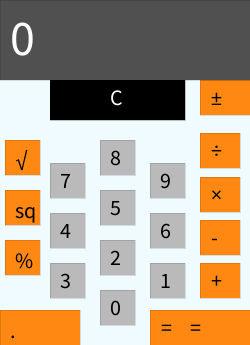
Frame 1 (no input)
Frame 60 (the mouse pressed at the canvas centre just before this capture): identical to frame 1, image omitted
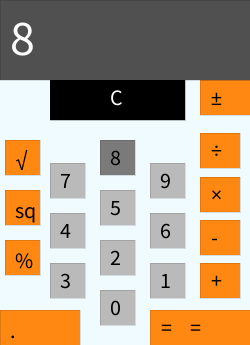
Frame 120 (the mouse held since frame 60 and released just before this capture)

The Processing sketch that drew these frames (run headless with seeded random() and noise(); from frame 60 on, the mouse is pressed at the canvas centre):

// Processing sketch: calculator
// ── calculator.pde
// Calculator by Joanna Soh
// There is an error with my special buttons

CalcButton[] numButtons = new CalcButton[10];
CalcButton[] opButtons = new CalcButton[7];
CalcButton[] spButtons = new CalcButton[4];

String displayValue = "0";
String valueToCompute = "";
String valueToCompute2 = "";
float valueToComputeI = 0;
float valueToComputeI2 = 0;
float result = 0;
char opValue = ' ';

boolean firstNum;

void setup() {
  size(250, 345);
  background(240, 251, 255);
  noFill();
  strokeWeight(0);
  stroke(200);

  numButtons[0] = new CalcButton(100, 290, 35, 35).asNumber(0);
  numButtons[1] = new CalcButton(150, 263, 35, 35).asNumber(1);
  numButtons[2] = new CalcButton(100, 240, 35, 35).asNumber(2);
  numButtons[3] = new CalcButton(50, 263, 35, 35).asNumber(3);
  numButtons[4] = new CalcButton(50, 213, 35, 35).asNumber(4);
  numButtons[5] = new CalcButton(100, 190, 35, 35).asNumber(5);
  numButtons[6] = new CalcButton(150, 213, 35, 35).asNumber(6);
  numButtons[7] = new CalcButton(50, 163, 35, 35).asNumber(7);
  numButtons[8] = new CalcButton(100, 140, 35, 35).asNumber(8);
  numButtons[9] = new CalcButton(150, 163, 35, 35).asNumber(9);


  opButtons[0] = new CalcButton(200, 263, 40, 35).asOperator("+");
  opButtons[1] = new CalcButton(150, 310, 100, 40).asOperator("=");
  opButtons[2] = new CalcButton(50, 80, 135, 40).asOperator("C");
  opButtons[3] = new CalcButton(200, 177, 40, 35).asOperator("×");
  opButtons[4] = new CalcButton(200, 133, 40, 35).asOperator("÷");
  opButtons[5] = new CalcButton(200, 220, 40, 35).asOperator("-");
  opButtons[6] = new CalcButton(200, 80, 60, 35).asOperator("±");

  spButtons[0] = new CalcButton(0, 310, 80, 40).asSpecial(".");
  spButtons[1] = new CalcButton(5, 190, 35, 35).asSpecial("sq");
  spButtons[2] = new CalcButton(5, 140, 35, 35).asSpecial("√");
  spButtons[3] = new CalcButton(5, 240, 35, 35).asSpecial("%");


  firstNum = true;
}

void draw() {
  background(240, 251, 255);
  for (int i=0; i<numButtons.length; i++) {
    numButtons[i].display();
    numButtons[i].click(mouseX, mouseY);
  }
  for (int i=0; i<opButtons.length; i++) {
    opButtons[i].display();
    opButtons[i].click(mouseX, mouseY);
  }
  for (int i=0; i<spButtons.length; i++) {
    spButtons[i].display();
    spButtons[i].click(mouseX, mouseY);
  }
  updateDisplay();
}

void mousePressed() {
  for (int i=0; i<numButtons.length; i++) {
    numButtons[i].click(mouseX, mouseY);
    if (numButtons[i].overBox) {
      if (firstNum) {
        valueToCompute += int(numButtons[i].numVal);
        displayValue = valueToCompute;
      } else {
        valueToCompute2 += int(numButtons[i].numVal);
        displayValue = valueToCompute2;
      }
    }
  }
  for (int i=0; i<opButtons.length; i++) {
    opButtons[i].click(mouseX, mouseY);
    if (opButtons[i].overBox) {
      if (opButtons[i].opVal == "C") {
        displayValue = "0";
        opValue = 'C';
        valueToCompute = "";
        valueToCompute2 = "";
        valueToComputeI = 0;
        valueToComputeI = 0;
        result = 0;
        firstNum = true;
      } else if (opButtons[i].opVal == "=") {
        // Perform calculation
        firstNum = true;
        performCalc();
      } else if (opButtons[i].opVal == "+") {
        if (result != 0) {
          opValue = '+'; 
          valueToCompute2 = "";
          firstNum = false;
        } else {
          opValue = '+'; 
          firstNum = false;
        }
      } else if (opButtons[i].opVal == "-") {
        if (result != 0) {
          opValue = '-'; 
          valueToCompute2 = "";
          firstNum = false;
        } else {
          opValue = '-'; 
          firstNum = false;
        }
      } else if (opButtons[i].opVal == "÷") {
        if (result != 0) {
          opValue = '/'; 
          valueToCompute2 = "";
          firstNum = false;
        } else {
          opValue = '/'; 
          firstNum = false;
        }
      } else if (opButtons[i].opVal == "×") {
        if (result != 0) {
          opValue = '*'; 
          valueToCompute2 = "";
          firstNum = false;
        } else {
          opValue = '*'; 
          firstNum = false;
        }
      } else if (opButtons[i].opVal == "±") {
        opValue = 'n';
        performCalc();
      }
    }
  }
  //for (int i=0; i<spButtons.length; i++) {
  //  spButtons[i].click(mouseX, mouseY);
  //  if (spButtons[i].overBox) {
  //    if (spButtons[i].spVal ==".") {
  //      if (spButtons[i].overBox && firstNum == true) {
  //        valueToCompute += spButtons[i].spVal;
  //        displayValue = valueToCompute;
  //      } else if (spButtons[i].overBox && firstNum == false) {
  //        valueToCompute2 += spButtons[i].spVal;
  //        displayValue = valueToCompute2;
  //      }
  //    }
  //  } else if (spButtons[i].spVal == "%") {
  //    if (result != 0) {
  //      opValue = 'p'; 
  //      valueToCompute2 = "";
  //      firstNum = false;
  //      performCalc();
  //    } else {
  //      opValue = 'p'; 
  //      firstNum = false;
  //      performCalc();
  //    }
  //  } else if (spButtons[i].spVal == "sq") {
  //    if (result != 0) {
  //      opValue = 's'; 
  //      valueToCompute2 = "";
  //      firstNum = false;
  //      performCalc();
  //    } else {
  //      opValue = 's'; 
  //      firstNum = false;
  //      performCalc();
  //    }
  //  } else if (spButtons[i].spVal == "√") {
  //    if (result != 0) {
  //      opValue = 'r'; 
  //      valueToCompute2 = "";
  //      firstNum = false;
  //      performCalc();
  //    } else {
  //      opValue = 'r'; 
  //      firstNum = false;
  //      performCalc();
  //    }
  //  }
  //}
}
void performCalc() {
  // set string values to integers
  valueToComputeI = float(valueToCompute);
  valueToComputeI2 = float(valueToCompute2);

  // perform calculation based on the appropriate operator
  if (opValue == '+') {
    result = valueToComputeI + valueToComputeI2;
    displayValue = str(result);
  } else if (opValue == '-') {
    result = valueToComputeI - valueToComputeI2;
    displayValue = str(result);
  } else if (opValue == '*') {
    result = valueToComputeI * valueToComputeI2;
    displayValue = str(result);
  } else if (opValue == '/') {
    result = valueToComputeI / valueToComputeI2;
    displayValue = str(result);
  } else if (opValue == 'n') {
    if (firstNum) {
      valueToComputeI = valueToComputeI*-1;
      displayValue = str(valueToComputeI);
    } else {
      valueToComputeI2 = valueToComputeI2*-1;
      displayValue = str(valueToComputeI);
    }
  } else if (opValue == 's') {
    if (firstNum) {
      valueToComputeI = sq(valueToComputeI);
      displayValue = str(valueToComputeI);
    } else {
      valueToComputeI2 = sq(valueToComputeI2);
      displayValue = str(valueToComputeI);
    }
  } else if (opValue == 'r') {
    if (firstNum) {
      valueToComputeI = sqrt(valueToComputeI);
      displayValue = str(valueToComputeI);
    } else {
      valueToComputeI2 = sqrt(valueToComputeI2);
      displayValue = str(valueToComputeI);
    }
  } else if (opValue == 's') {
    if (firstNum) {
      valueToComputeI = sq(valueToComputeI);
      displayValue = str(valueToComputeI);
    } else {
      valueToComputeI2 = sq(valueToComputeI2);
      displayValue = str(valueToComputeI);
    }
  } else if (opValue == 'p') {
    if (firstNum) {
      valueToComputeI = valueToComputeI*0.010000000;
      displayValue = str(valueToComputeI);
    } else {
      valueToComputeI2 = valueToComputeI2*0.010000000;
      displayValue = str(valueToComputeI);
    }
  } 
  // let = work multiple times
  //if (firstNum) {
  //  valueToCompute = displayValue;
  //} else {
  //  valueToCompute = displayValue;
  //  valueToCompute2 = "";
  //}
}

void updateDisplay() {
  fill(80, 80, 80);
  rect(0, 0, 310, 80);
  fill(255);
  textSize(50);
  text(displayValue, 10, 55);
}
// ── CalcButton.pde
class CalcButton {
  // Class variables
  boolean isNum, isSp, overBox;
  float numVal, x, y;
  String opVal, spVal;
  int bSize, w, h;

  CalcButton(float x, float y, int tempW, int tempH) {
    this.x = x;
    this.y = y;
    w = tempW;
    h = tempH;
  }

  //Constructor for numbers
  CalcButton asNumber(float tempNumVal) {
    isNum = true;
    numVal = tempNumVal;
    return this;
  }

  //Constructor for operators
  CalcButton asOperator(String tempOpVal ) {
    opVal = tempOpVal;
    return this;
  }
  //Constructor for special buttons
  CalcButton asSpecial(String buttonValue) {
    isSp = true;
    spVal = buttonValue;
    return this;
  }
  //Draw the button on the canvas
  void display() {
    if (isNum) {
      // Rollover effect
      if (overBox) {
        fill(122);
      } else {
        fill(186);
      }
      stroke(0);
      rect(x, y, w, h);
      fill(0);
      textSize(22);
      text(int(numVal), x+10, y+25);
    } else if ( isSp) {
      if (overBox) {
        fill(170,88,10);
      } else {
        fill(255, 136, 18);
      } 
      
      stroke(0);
      rect(x, y, w, h);
      fill(0);
      textSize(22);
      text(spVal, x+10, y+28);
    } else {
      if (overBox) {
        fill(170,88,10);
      } else {
        fill(255, 136, 18);
      }
      rect(x, y, w, h);
      if (w>90) {
        fill(0);
        textSize(22);
        text(opVal, x+40, y+25);
      } if (x<=50) {
        
        fill(0);
        rect(x, y, w, h);
        if (overBox) {
        fill(128);
      } else {
        fill(255);
      }
        textSize(22);
        text(opVal, x+60, y+25);
      }else {
        fill(0);
        textSize(22);
        text(opVal, x+11, y+25);
      }
    }
  }
  void click(int xpos, int ypos) {
    overBox = xpos>x && xpos<x+w && ypos>y && ypos<y+h;
  }
}




//Handle} mouse actions
